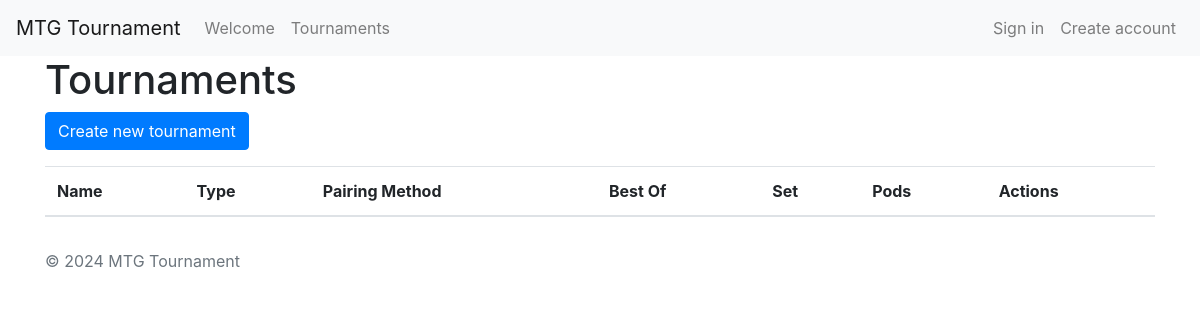
Page /tournament/ on the earlier database version.
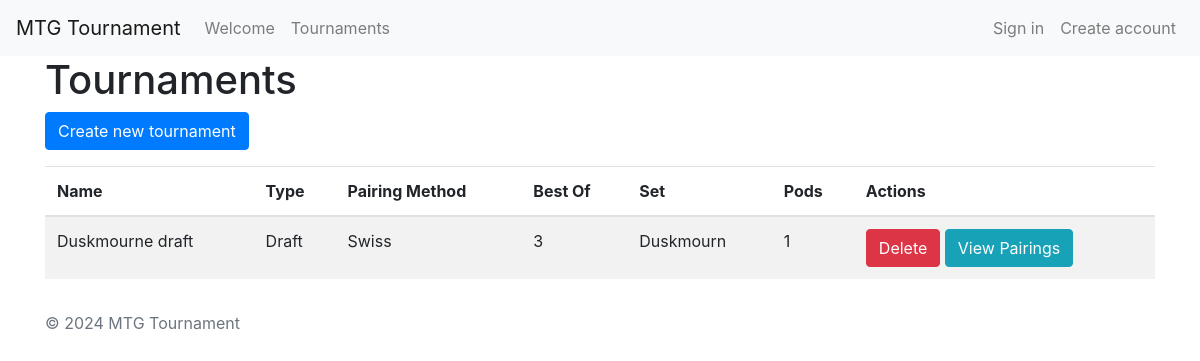
Same page on the later database version.
### tournament/models.py (models this page shows)
class Tournament(models.Model):
    name = models.CharField(max_length=100)
    tournament_type = models.CharField(
        max_length=20,
        choices=[('Draft', 'Draft'), ('Constructed', 'Constructed'), ('Sealed Deck', 'Sealed Deck')],
        default='Draft'
    )
    pairing_method = models.CharField(
        max_length=20,
        choices=[('Swiss', 'Swiss'), ('Single Eliminations', 'Single Eliminations')],
        default='Swiss'
    )
    best_of = models.IntegerField(
        choices=[(1, 'Best of 1'), (3, 'Best of 3'), (5, 'Best of 5')],
        default=1
    )
    set = models.CharField(max_length=100, default='Default Set Name')
    pods = models.IntegerField()
    number_of_rounds = models.IntegerField(default=0)
    is_ended = models.BooleanField(default=False)

### tournament/views.py (the view)
# urls.py: path('', views.TournamentListView.as_view(), name='tournament_list'),
class TournamentListView(ListView):
    model = Tournament
    template_name = 'tournament/tournament_list.html'
    context_object_name = 'tournaments'

### templates/tournament/tournament_list.html (shortened to what this page needs)
{% extends 'base.html' %}
{% block content %}
<h1>Tournaments</h1>
<a href="{% url 'create_tournament' %}" class="btn btn-primary mb-3">Create new tournament</a>
<table class="table table-striped">
    <thead>
        <tr>
            <th>Name</th>
            <th>Type</th>
            <th>Pairing Method</th>
            <th>Best Of</th>
            <th>Set</th>
            <th>Pods</th>
            <th>Actions</th>
        </tr>
    </thead>
    <tbody>
        {% for tournament in tournaments %}
        <tr data-href="{% url 'edit_tournament' tournament.id %}">
            <td>{{ tournament.name }}</td>
            <td>{{ tournament.tournament_type }}</td>
            <td>{{ tournament.pairing_method }}</td>
            <td>{{ tournament.best_of }}</td>
            <td>{{ tournament.set }}</td>
            <td>{{ tournament.pods }}</td>
            <td>
                <a href="{% url 'delete_tournament' tournament.id %}" class="btn btn-danger">Delete</a>
                <a href="{% url 'tournament_players' tournament.id %}" class="btn btn-info">View Pairings</a>
            </td>
        </tr>
        {% endfor %}
    </tbody>
</table>
{% endblock %}

### templates/base.html (shortened to what this page needs)
<!DOCTYPE html>
<html lang="en">
<head>
    {% load static %}
    <link rel="stylesheet" href="https://maxcdn.bootstrapcdn.com/bootstrap/4.5.2/css/bootstrap.min.css">
    <link rel="stylesheet" type="text/css" href="{% static 'css/my_style.css' %}">
</head>
<body>
    {% include 'navbar.html' %}
    <div class="container">
        {% block content %}
        {% endblock %}
    </div>
    <footer class="footer mt-auto py-3">
        <div class="container">
            <span class="text-muted">© 2024 MTG Tournament</span>
        </div>
    </footer>
</body>
</html>

### templates/navbar.html (shortened to what this page needs)
<nav class="navbar navbar-expand-lg navbar-light bg-light">
    <a class="navbar-brand" href="{% url 'homepage' %}">MTG Tournament</a>
    <div class="collapse navbar-collapse" id="navbarNav">
        <ul class="navbar-nav mr-auto">
            <li class="nav-item">
                <a class="nav-link" href="{% url 'homepage' %}">Welcome</a>
            </li>
            <li class="nav-item">
                <a class="nav-link" href="{% url 'tournament_list' %}">Tournaments</a>
            </li>
        </ul>
        <ul class="navbar-nav ml-auto">
            {% if user.is_authenticated %}
                <li class="nav-item">
                    <a class="nav-link" href="{% url 'profile' %}">Profile</a>
                </li>
                <li class="nav-item">
                    <form method="post" action="{% url 'logout' %}">
                        {% csrf_token %}
                        <button type="submit" class="btn btn-link nav-link" style="border: none;">Logout</button>
                    </form>
                </li>
            {% else %}
                <li class="nav-item">
                    <a class="nav-link" href="{% url 'login' %}">Sign in</a>
                </li>
                <li class="nav-item">
                    <a class="nav-link" href="{% url 'register' %}">Create account</a>
                </li>
            {% endif %}
        </ul>
    </div>
</nav>

Differences in the rows shown:
added Tournament: name "Duskmourne draft", tournament_type "Draft", pairing_method "Swiss", best_of "3", set "Duskmourn", pods "1"
